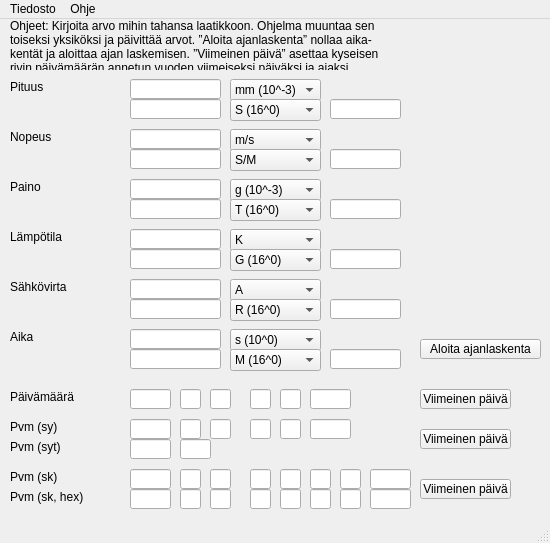
<?xml version="1.0" encoding="UTF-8"?>
<ui version="4.0">
 <class>MainWindow</class>
 <widget class="QMainWindow" name="MainWindow">
  <property name="geometry">
   <rect>
    <x>0</x>
    <y>0</y>
    <width>550</width>
    <height>543</height>
   </rect>
  </property>
  <property name="windowTitle">
   <string>MainWindow</string>
  </property>
  <widget class="QWidget" name="paanakyma">
   <widget class="QLabel" name="aika_teksti">
    <property name="geometry">
     <rect>
      <x>10</x>
      <y>310</y>
      <width>111</width>
      <height>16</height>
     </rect>
    </property>
    <property name="text">
     <string>Aika</string>
    </property>
   </widget>
   <widget class="QLabel" name="pituus_teksti">
    <property name="geometry">
     <rect>
      <x>10</x>
      <y>60</y>
      <width>111</width>
      <height>16</height>
     </rect>
    </property>
    <property name="text">
     <string>Pituus</string>
    </property>
   </widget>
   <widget class="QLabel" name="paino_teksti">
    <property name="geometry">
     <rect>
      <x>10</x>
      <y>160</y>
      <width>111</width>
      <height>16</height>
     </rect>
    </property>
    <property name="text">
     <string>Paino</string>
    </property>
   </widget>
   <widget class="QLabel" name="lampo_teksti">
    <property name="geometry">
     <rect>
      <x>10</x>
      <y>210</y>
      <width>111</width>
      <height>16</height>
     </rect>
    </property>
    <property name="text">
     <string>Lämpötila</string>
    </property>
   </widget>
   <widget class="QLabel" name="sahko_teksti">
    <property name="geometry">
     <rect>
      <x>10</x>
      <y>260</y>
      <width>111</width>
      <height>16</height>
     </rect>
    </property>
    <property name="text">
     <string>Sähkövirta</string>
    </property>
   </widget>
   <widget class="QPushButton" name="aika_nappi">
    <property name="geometry">
     <rect>
      <x>420</x>
      <y>320</y>
      <width>121</width>
      <height>20</height>
     </rect>
    </property>
    <property name="text">
     <string>Aloita ajanlaskenta</string>
    </property>
   </widget>
   <widget class="QComboBox" name="pituus_valinta_si">
    <property name="geometry">
     <rect>
      <x>230</x>
      <y>60</y>
      <width>91</width>
      <height>22</height>
     </rect>
    </property>
    <item>
     <property name="text">
      <string>mm (10^-3)</string>
     </property>
    </item>
    <item>
     <property name="text">
      <string>cm (10^-2)</string>
     </property>
    </item>
    <item>
     <property name="text">
      <string>m (10^0)</string>
     </property>
    </item>
    <item>
     <property name="text">
      <string>km (10³)</string>
     </property>
    </item>
   </widget>
   <widget class="QComboBox" name="aika_valinta_si">
    <property name="geometry">
     <rect>
      <x>230</x>
      <y>310</y>
      <width>91</width>
      <height>22</height>
     </rect>
    </property>
    <item>
     <property name="text">
      <string>s (10^0)</string>
     </property>
    </item>
    <item>
     <property name="text">
      <string>min (60)</string>
     </property>
    </item>
    <item>
     <property name="text">
      <string>h (360)</string>
     </property>
    </item>
    <item>
     <property name="text">
      <string>d</string>
     </property>
    </item>
    <item>
     <property name="text">
      <string>a</string>
     </property>
    </item>
   </widget>
   <widget class="QComboBox" name="paino_valinta_si">
    <property name="geometry">
     <rect>
      <x>230</x>
      <y>160</y>
      <width>91</width>
      <height>22</height>
     </rect>
    </property>
    <item>
     <property name="text">
      <string>g (10^-3)</string>
     </property>
    </item>
    <item>
     <property name="text">
      <string>kg (10^0)</string>
     </property>
    </item>
   </widget>
   <widget class="QComboBox" name="aika_valinta_sk">
    <property name="geometry">
     <rect>
      <x>230</x>
      <y>330</y>
      <width>91</width>
      <height>22</height>
     </rect>
    </property>
    <item>
     <property name="text">
      <string>M (16^0)</string>
     </property>
    </item>
    <item>
     <property name="text">
      <string>nM (16^1)</string>
     </property>
    </item>
    <item>
     <property name="text">
      <string>mM (16^2)</string>
     </property>
    </item>
    <item>
     <property name="text">
      <string>rM (16^3)</string>
     </property>
    </item>
    <item>
     <property name="text">
      <string>tM (16^4)</string>
     </property>
    </item>
    <item>
     <property name="text">
      <string>d</string>
     </property>
    </item>
    <item>
     <property name="text">
      <string>a</string>
     </property>
    </item>
   </widget>
   <widget class="QComboBox" name="lampo_valinta_si">
    <property name="geometry">
     <rect>
      <x>230</x>
      <y>210</y>
      <width>91</width>
      <height>22</height>
     </rect>
    </property>
    <item>
     <property name="text">
      <string>K</string>
     </property>
    </item>
    <item>
     <property name="text">
      <string>°C</string>
     </property>
    </item>
   </widget>
   <widget class="QComboBox" name="sahko_valinta_si">
    <property name="geometry">
     <rect>
      <x>230</x>
      <y>260</y>
      <width>91</width>
      <height>22</height>
     </rect>
    </property>
    <item>
     <property name="text">
      <string>A</string>
     </property>
    </item>
   </widget>
   <widget class="QLineEdit" name="aika_kentta_sk">
    <property name="geometry">
     <rect>
      <x>130</x>
      <y>330</y>
      <width>91</width>
      <height>20</height>
     </rect>
    </property>
   </widget>
   <widget class="QLineEdit" name="aika_kentta_si">
    <property name="geometry">
     <rect>
      <x>130</x>
      <y>310</y>
      <width>91</width>
      <height>20</height>
     </rect>
    </property>
   </widget>
   <widget class="QLineEdit" name="pituus_kentta_si">
    <property name="geometry">
     <rect>
      <x>130</x>
      <y>60</y>
      <width>91</width>
      <height>20</height>
     </rect>
    </property>
   </widget>
   <widget class="QLineEdit" name="pituus_kentta_sk">
    <property name="geometry">
     <rect>
      <x>130</x>
      <y>80</y>
      <width>91</width>
      <height>20</height>
     </rect>
    </property>
   </widget>
   <widget class="QLineEdit" name="paino_kentta_si">
    <property name="geometry">
     <rect>
      <x>130</x>
      <y>160</y>
      <width>91</width>
      <height>20</height>
     </rect>
    </property>
   </widget>
   <widget class="QLineEdit" name="paino_kentta_sk">
    <property name="geometry">
     <rect>
      <x>130</x>
      <y>180</y>
      <width>91</width>
      <height>20</height>
     </rect>
    </property>
   </widget>
   <widget class="QLineEdit" name="lampo_kentta_si">
    <property name="geometry">
     <rect>
      <x>130</x>
      <y>210</y>
      <width>91</width>
      <height>20</height>
     </rect>
    </property>
   </widget>
   <widget class="QLineEdit" name="lampo_kentta_sk">
    <property name="geometry">
     <rect>
      <x>130</x>
      <y>230</y>
      <width>91</width>
      <height>20</height>
     </rect>
    </property>
   </widget>
   <widget class="QLineEdit" name="sahko_kentta_si">
    <property name="geometry">
     <rect>
      <x>130</x>
      <y>260</y>
      <width>91</width>
      <height>20</height>
     </rect>
    </property>
   </widget>
   <widget class="QLineEdit" name="sahko_kentta_sk">
    <property name="geometry">
     <rect>
      <x>130</x>
      <y>280</y>
      <width>91</width>
      <height>20</height>
     </rect>
    </property>
   </widget>
   <widget class="QLineEdit" name="aika_kentta_hex">
    <property name="geometry">
     <rect>
      <x>330</x>
      <y>330</y>
      <width>71</width>
      <height>20</height>
     </rect>
    </property>
   </widget>
   <widget class="QLineEdit" name="pituus_kentta_hex">
    <property name="geometry">
     <rect>
      <x>330</x>
      <y>80</y>
      <width>71</width>
      <height>20</height>
     </rect>
    </property>
   </widget>
   <widget class="QLineEdit" name="paino_kentta_hex">
    <property name="geometry">
     <rect>
      <x>330</x>
      <y>180</y>
      <width>71</width>
      <height>20</height>
     </rect>
    </property>
   </widget>
   <widget class="QLineEdit" name="lampo_kentta_hex">
    <property name="geometry">
     <rect>
      <x>330</x>
      <y>230</y>
      <width>71</width>
      <height>20</height>
     </rect>
    </property>
   </widget>
   <widget class="QLineEdit" name="sahko_kentta_hex">
    <property name="geometry">
     <rect>
      <x>330</x>
      <y>280</y>
      <width>71</width>
      <height>20</height>
     </rect>
    </property>
   </widget>
   <widget class="QComboBox" name="sahko_valinta_sk">
    <property name="geometry">
     <rect>
      <x>230</x>
      <y>280</y>
      <width>91</width>
      <height>22</height>
     </rect>
    </property>
    <item>
     <property name="text">
      <string>R (16^0)</string>
     </property>
    </item>
    <item>
     <property name="text">
      <string>nR (16^1)</string>
     </property>
    </item>
    <item>
     <property name="text">
      <string>mR (16^2)</string>
     </property>
    </item>
    <item>
     <property name="text">
      <string>rR (16^3)</string>
     </property>
    </item>
    <item>
     <property name="text">
      <string>tR (16^4)</string>
     </property>
    </item>
   </widget>
   <widget class="QComboBox" name="lampo_valinta_sk">
    <property name="geometry">
     <rect>
      <x>230</x>
      <y>230</y>
      <width>91</width>
      <height>22</height>
     </rect>
    </property>
    <item>
     <property name="text">
      <string>G (16^0)</string>
     </property>
    </item>
    <item>
     <property name="text">
      <string>nG (16^1)</string>
     </property>
    </item>
    <item>
     <property name="text">
      <string>mG (16^2)</string>
     </property>
    </item>
    <item>
     <property name="text">
      <string>rG (16^3)</string>
     </property>
    </item>
    <item>
     <property name="text">
      <string>tG (16^4)</string>
     </property>
    </item>
   </widget>
   <widget class="QComboBox" name="paino_valinta_sk">
    <property name="geometry">
     <rect>
      <x>230</x>
      <y>180</y>
      <width>91</width>
      <height>22</height>
     </rect>
    </property>
    <item>
     <property name="text">
      <string>T (16^0)</string>
     </property>
    </item>
    <item>
     <property name="text">
      <string>nT (16^1)</string>
     </property>
    </item>
    <item>
     <property name="text">
      <string>mT (16^2)</string>
     </property>
    </item>
    <item>
     <property name="text">
      <string>rT  (16^3)</string>
     </property>
    </item>
    <item>
     <property name="text">
      <string>tT (16^4)</string>
     </property>
    </item>
   </widget>
   <widget class="QComboBox" name="pituus_valinta_sk">
    <property name="geometry">
     <rect>
      <x>230</x>
      <y>80</y>
      <width>91</width>
      <height>22</height>
     </rect>
    </property>
    <item>
     <property name="text">
      <string>S (16^0)</string>
     </property>
    </item>
    <item>
     <property name="text">
      <string>nS (16^1)</string>
     </property>
    </item>
    <item>
     <property name="text">
      <string>mS (16^2)</string>
     </property>
    </item>
    <item>
     <property name="text">
      <string>rS (16^3)</string>
     </property>
    </item>
    <item>
     <property name="text">
      <string>tS (16^4)</string>
     </property>
    </item>
   </widget>
   <widget class="QLabel" name="ohje_teksti">
    <property name="geometry">
     <rect>
      <x>10</x>
      <y>0</y>
      <width>371</width>
      <height>51</height>
     </rect>
    </property>
    <property name="text">
     <string>Ohjeet: Kirjoita arvo mihin tahansa laatikkoon. Ohjelma muuntaa sen toiseksi yksiköksi ja päivittää arvot. ”Aloita ajanlaskenta” nollaa aika-kentät ja aloittaa ajan laskemisen. ”Viimeinen päivä” asettaa kyseisen rivin päivämäärän annetun vuoden viimeiseksi päiväksi ja ajaksi.</string>
    </property>
    <property name="alignment">
     <set>Qt::AlignLeading|Qt::AlignLeft|Qt::AlignTop</set>
    </property>
    <property name="wordWrap">
     <bool>true</bool>
    </property>
   </widget>
   <widget class="QLabel" name="pvm__teksti">
    <property name="geometry">
     <rect>
      <x>10</x>
      <y>370</y>
      <width>111</width>
      <height>16</height>
     </rect>
    </property>
    <property name="text">
     <string>Päivämäärä</string>
    </property>
   </widget>
   <widget class="QLabel" name="pvm_sy_teksti">
    <property name="geometry">
     <rect>
      <x>10</x>
      <y>400</y>
      <width>111</width>
      <height>16</height>
     </rect>
    </property>
    <property name="text">
     <string>Pvm (sy)</string>
    </property>
   </widget>
   <widget class="QLabel" name="pvm_sk_teksti">
    <property name="geometry">
     <rect>
      <x>10</x>
      <y>450</y>
      <width>111</width>
      <height>16</height>
     </rect>
    </property>
    <property name="text">
     <string>Pvm (sk)</string>
    </property>
   </widget>
   <widget class="QLineEdit" name="pvm__kentta_kk">
    <property name="geometry">
     <rect>
      <x>180</x>
      <y>370</y>
      <width>21</width>
      <height>20</height>
     </rect>
    </property>
   </widget>
   <widget class="QLineEdit" name="pvm__kentta_pp">
    <property name="geometry">
     <rect>
      <x>210</x>
      <y>370</y>
      <width>21</width>
      <height>20</height>
     </rect>
    </property>
   </widget>
   <widget class="QLineEdit" name="pvm__kentta_vvvv">
    <property name="geometry">
     <rect>
      <x>130</x>
      <y>370</y>
      <width>41</width>
      <height>20</height>
     </rect>
    </property>
    <property name="text">
     <string/>
    </property>
   </widget>
   <widget class="QLineEdit" name="pvm_syt_kentta_vvvv">
    <property name="geometry">
     <rect>
      <x>130</x>
      <y>420</y>
      <width>41</width>
      <height>20</height>
     </rect>
    </property>
   </widget>
   <widget class="QLineEdit" name="pvm_syt_kentta_ppp">
    <property name="geometry">
     <rect>
      <x>180</x>
      <y>420</y>
      <width>31</width>
      <height>20</height>
     </rect>
    </property>
   </widget>
   <widget class="QLineEdit" name="pvm_sy_kentta_v">
    <property name="geometry">
     <rect>
      <x>130</x>
      <y>400</y>
      <width>41</width>
      <height>20</height>
     </rect>
    </property>
   </widget>
   <widget class="QLineEdit" name="pvm_sy_kentta_ss">
    <property name="geometry">
     <rect>
      <x>310</x>
      <y>400</y>
      <width>41</width>
      <height>20</height>
     </rect>
    </property>
   </widget>
   <widget class="QLineEdit" name="pvm_sk_kentta_rm">
    <property name="geometry">
     <rect>
      <x>280</x>
      <y>450</y>
      <width>21</width>
      <height>20</height>
     </rect>
    </property>
   </widget>
   <widget class="QLineEdit" name="pvm_sy_kentta_kk">
    <property name="geometry">
     <rect>
      <x>180</x>
      <y>400</y>
      <width>21</width>
      <height>20</height>
     </rect>
    </property>
   </widget>
   <widget class="QLineEdit" name="pvm_sy_kentta_mm">
    <property name="geometry">
     <rect>
      <x>280</x>
      <y>400</y>
      <width>21</width>
      <height>20</height>
     </rect>
    </property>
   </widget>
   <widget class="QLineEdit" name="pvm_sy_kentta_pp">
    <property name="geometry">
     <rect>
      <x>210</x>
      <y>400</y>
      <width>21</width>
      <height>20</height>
     </rect>
    </property>
   </widget>
   <widget class="QLineEdit" name="pvm__kentta_ss">
    <property name="geometry">
     <rect>
      <x>310</x>
      <y>370</y>
      <width>41</width>
      <height>20</height>
     </rect>
    </property>
   </widget>
   <widget class="QLineEdit" name="pvm__kentta_mm">
    <property name="geometry">
     <rect>
      <x>280</x>
      <y>370</y>
      <width>21</width>
      <height>20</height>
     </rect>
    </property>
   </widget>
   <widget class="QLineEdit" name="pvm_sy_kentta_hh">
    <property name="geometry">
     <rect>
      <x>250</x>
      <y>400</y>
      <width>21</width>
      <height>20</height>
     </rect>
    </property>
   </widget>
   <widget class="QLineEdit" name="pvm__kentta_hh">
    <property name="geometry">
     <rect>
      <x>250</x>
      <y>370</y>
      <width>21</width>
      <height>20</height>
     </rect>
    </property>
   </widget>
   <widget class="QLineEdit" name="pvm_sk_kentta_nm">
    <property name="geometry">
     <rect>
      <x>340</x>
      <y>450</y>
      <width>21</width>
      <height>20</height>
     </rect>
    </property>
   </widget>
   <widget class="QLineEdit" name="pvm_sk_kentta_mm">
    <property name="geometry">
     <rect>
      <x>310</x>
      <y>450</y>
      <width>21</width>
      <height>20</height>
     </rect>
    </property>
   </widget>
   <widget class="QLineEdit" name="pvm_sk_kentta_kk">
    <property name="geometry">
     <rect>
      <x>180</x>
      <y>450</y>
      <width>21</width>
      <height>20</height>
     </rect>
    </property>
   </widget>
   <widget class="QLineEdit" name="pvm_sk_kentta_v">
    <property name="geometry">
     <rect>
      <x>130</x>
      <y>450</y>
      <width>41</width>
      <height>20</height>
     </rect>
    </property>
   </widget>
   <widget class="QLineEdit" name="pvm_sk_kentta_tm">
    <property name="geometry">
     <rect>
      <x>250</x>
      <y>450</y>
      <width>21</width>
      <height>20</height>
     </rect>
    </property>
   </widget>
   <widget class="QLineEdit" name="pvm_sk_kentta_pp">
    <property name="geometry">
     <rect>
      <x>210</x>
      <y>450</y>
      <width>21</width>
      <height>20</height>
     </rect>
    </property>
   </widget>
   <widget class="QLabel" name="pvm_syt_teksti">
    <property name="geometry">
     <rect>
      <x>10</x>
      <y>420</y>
      <width>111</width>
      <height>16</height>
     </rect>
    </property>
    <property name="text">
     <string>Pvm (syt)</string>
    </property>
   </widget>
   <widget class="QLineEdit" name="nopeus_kentta_si">
    <property name="geometry">
     <rect>
      <x>130</x>
      <y>110</y>
      <width>91</width>
      <height>20</height>
     </rect>
    </property>
   </widget>
   <widget class="QLineEdit" name="nopeus_kentta_sk">
    <property name="geometry">
     <rect>
      <x>130</x>
      <y>130</y>
      <width>91</width>
      <height>20</height>
     </rect>
    </property>
   </widget>
   <widget class="QComboBox" name="nopeus_valinta_si">
    <property name="geometry">
     <rect>
      <x>230</x>
      <y>110</y>
      <width>91</width>
      <height>22</height>
     </rect>
    </property>
    <item>
     <property name="text">
      <string>m/s</string>
     </property>
    </item>
    <item>
     <property name="text">
      <string>km/h</string>
     </property>
    </item>
   </widget>
   <widget class="QComboBox" name="nopeus_valinta_sk">
    <property name="geometry">
     <rect>
      <x>230</x>
      <y>130</y>
      <width>91</width>
      <height>22</height>
     </rect>
    </property>
    <item>
     <property name="text">
      <string>S/M</string>
     </property>
    </item>
   </widget>
   <widget class="QLineEdit" name="nopeus_kentta_hex">
    <property name="geometry">
     <rect>
      <x>330</x>
      <y>130</y>
      <width>71</width>
      <height>20</height>
     </rect>
    </property>
   </widget>
   <widget class="QLabel" name="nopeus_teksti">
    <property name="geometry">
     <rect>
      <x>10</x>
      <y>110</y>
      <width>111</width>
      <height>16</height>
     </rect>
    </property>
    <property name="text">
     <string>Nopeus</string>
    </property>
   </widget>
   <widget class="QLineEdit" name="pvm_sk_kentta_m">
    <property name="geometry">
     <rect>
      <x>370</x>
      <y>450</y>
      <width>41</width>
      <height>20</height>
     </rect>
    </property>
   </widget>
   <widget class="QPushButton" name="pvm__nappi_viimeinen">
    <property name="geometry">
     <rect>
      <x>420</x>
      <y>370</y>
      <width>91</width>
      <height>20</height>
     </rect>
    </property>
    <property name="text">
     <string>Viimeinen päivä</string>
    </property>
   </widget>
   <widget class="QPushButton" name="pvm_sy_nappi_viimeinen">
    <property name="geometry">
     <rect>
      <x>420</x>
      <y>410</y>
      <width>91</width>
      <height>20</height>
     </rect>
    </property>
    <property name="text">
     <string>Viimeinen päivä</string>
    </property>
   </widget>
   <widget class="QPushButton" name="pvm_sk_nappi_viimeinen">
    <property name="geometry">
     <rect>
      <x>420</x>
      <y>460</y>
      <width>91</width>
      <height>20</height>
     </rect>
    </property>
    <property name="text">
     <string>Viimeinen päivä</string>
    </property>
   </widget>
   <widget class="QLineEdit" name="pvm_skhex_kentta_kk">
    <property name="geometry">
     <rect>
      <x>180</x>
      <y>470</y>
      <width>21</width>
      <height>20</height>
     </rect>
    </property>
   </widget>
   <widget class="QLineEdit" name="pvm_skhex_kentta_rm">
    <property name="geometry">
     <rect>
      <x>280</x>
      <y>470</y>
      <width>21</width>
      <height>20</height>
     </rect>
    </property>
   </widget>
   <widget class="QLineEdit" name="pvm_skhex_kentta_pp">
    <property name="geometry">
     <rect>
      <x>210</x>
      <y>470</y>
      <width>21</width>
      <height>20</height>
     </rect>
    </property>
   </widget>
   <widget class="QLineEdit" name="pvm_skhex_kentta_mm">
    <property name="geometry">
     <rect>
      <x>310</x>
      <y>470</y>
      <width>21</width>
      <height>20</height>
     </rect>
    </property>
   </widget>
   <widget class="QLineEdit" name="pvm_skhex_kentta_tm">
    <property name="geometry">
     <rect>
      <x>250</x>
      <y>470</y>
      <width>21</width>
      <height>20</height>
     </rect>
    </property>
   </widget>
   <widget class="QLineEdit" name="pvm_skhex_kentta_nm">
    <property name="geometry">
     <rect>
      <x>340</x>
      <y>470</y>
      <width>21</width>
      <height>20</height>
     </rect>
    </property>
   </widget>
   <widget class="QLineEdit" name="pvm_skhex_kentta_v">
    <property name="geometry">
     <rect>
      <x>130</x>
      <y>470</y>
      <width>41</width>
      <height>20</height>
     </rect>
    </property>
   </widget>
   <widget class="QLineEdit" name="pvm_skhex_kentta_m">
    <property name="geometry">
     <rect>
      <x>370</x>
      <y>470</y>
      <width>41</width>
      <height>20</height>
     </rect>
    </property>
   </widget>
   <widget class="QLabel" name="pvm_skhex_teksti">
    <property name="geometry">
     <rect>
      <x>10</x>
      <y>470</y>
      <width>111</width>
      <height>16</height>
     </rect>
    </property>
    <property name="text">
     <string>Pvm (sk, hex)</string>
    </property>
   </widget>
  </widget>
  <widget class="QMenuBar" name="valikko">
   <property name="geometry">
    <rect>
     <x>0</x>
     <y>0</y>
     <width>550</width>
     <height>20</height>
    </rect>
   </property>
   <widget class="QMenu" name="valikko_tiedosto">
    <property name="title">
     <string>Tiedosto</string>
    </property>
    <addaction name="toiminto_nollaa"/>
    <addaction name="toiminto_lopeta"/>
   </widget>
   <widget class="QMenu" name="valikko_ohje">
    <property name="title">
     <string>Ohje</string>
    </property>
    <addaction name="toiminto_ohjeet"/>
    <addaction name="toiminto_tietoja"/>
   </widget>
   <addaction name="valikko_tiedosto"/>
   <addaction name="valikko_ohje"/>
  </widget>
  <widget class="QStatusBar" name="tilapalkki"/>
  <action name="toiminto_nollaa">
   <property name="text">
    <string>Nollaa arvot</string>
   </property>
  </action>
  <action name="toiminto_lopeta">
   <property name="text">
    <string>Lopeta ohjelma</string>
   </property>
  </action>
  <action name="toiminto_ohjeet">
   <property name="text">
    <string>Ohjeet…</string>
   </property>
  </action>
  <action name="toiminto_tietoja">
   <property name="text">
    <string>Tietoja ohjelmasta…</string>
   </property>
  </action>
 </widget>
 <layoutdefault spacing="6" margin="11"/>
 <tabstops>
  <tabstop>pituus_kentta_si</tabstop>
  <tabstop>pituus_valinta_si</tabstop>
  <tabstop>pituus_kentta_sk</tabstop>
  <tabstop>pituus_valinta_sk</tabstop>
  <tabstop>pituus_kentta_hex</tabstop>
  <tabstop>nopeus_kentta_si</tabstop>
  <tabstop>nopeus_valinta_si</tabstop>
  <tabstop>nopeus_kentta_sk</tabstop>
  <tabstop>nopeus_valinta_sk</tabstop>
  <tabstop>nopeus_kentta_hex</tabstop>
  <tabstop>paino_kentta_si</tabstop>
  <tabstop>paino_valinta_si</tabstop>
  <tabstop>paino_kentta_sk</tabstop>
  <tabstop>paino_valinta_sk</tabstop>
  <tabstop>paino_kentta_hex</tabstop>
  <tabstop>lampo_kentta_si</tabstop>
  <tabstop>lampo_valinta_si</tabstop>
  <tabstop>lampo_kentta_sk</tabstop>
  <tabstop>lampo_valinta_sk</tabstop>
  <tabstop>lampo_kentta_hex</tabstop>
  <tabstop>sahko_kentta_si</tabstop>
  <tabstop>sahko_valinta_si</tabstop>
  <tabstop>sahko_kentta_sk</tabstop>
  <tabstop>sahko_valinta_sk</tabstop>
  <tabstop>sahko_kentta_hex</tabstop>
  <tabstop>aika_kentta_si</tabstop>
  <tabstop>aika_valinta_si</tabstop>
  <tabstop>aika_kentta_sk</tabstop>
  <tabstop>aika_valinta_sk</tabstop>
  <tabstop>aika_kentta_hex</tabstop>
  <tabstop>aika_nappi</tabstop>
  <tabstop>pvm__kentta_vvvv</tabstop>
  <tabstop>pvm__kentta_kk</tabstop>
  <tabstop>pvm__kentta_pp</tabstop>
  <tabstop>pvm__kentta_hh</tabstop>
  <tabstop>pvm__kentta_mm</tabstop>
  <tabstop>pvm__kentta_ss</tabstop>
  <tabstop>pvm__nappi_viimeinen</tabstop>
  <tabstop>pvm_sy_kentta_v</tabstop>
  <tabstop>pvm_sy_kentta_kk</tabstop>
  <tabstop>pvm_sy_kentta_pp</tabstop>
  <tabstop>pvm_sy_kentta_hh</tabstop>
  <tabstop>pvm_sy_kentta_mm</tabstop>
  <tabstop>pvm_sy_kentta_ss</tabstop>
  <tabstop>pvm_sy_nappi_viimeinen</tabstop>
  <tabstop>pvm_syt_kentta_vvvv</tabstop>
  <tabstop>pvm_syt_kentta_ppp</tabstop>
  <tabstop>pvm_sk_kentta_v</tabstop>
  <tabstop>pvm_sk_kentta_kk</tabstop>
  <tabstop>pvm_sk_kentta_pp</tabstop>
  <tabstop>pvm_sk_kentta_tm</tabstop>
  <tabstop>pvm_sk_kentta_rm</tabstop>
  <tabstop>pvm_sk_kentta_mm</tabstop>
  <tabstop>pvm_sk_kentta_nm</tabstop>
  <tabstop>pvm_sk_kentta_m</tabstop>
  <tabstop>pvm_sk_nappi_viimeinen</tabstop>
  <tabstop>pvm_skhex_kentta_v</tabstop>
  <tabstop>pvm_skhex_kentta_kk</tabstop>
  <tabstop>pvm_skhex_kentta_pp</tabstop>
  <tabstop>pvm_skhex_kentta_tm</tabstop>
  <tabstop>pvm_skhex_kentta_rm</tabstop>
  <tabstop>pvm_skhex_kentta_mm</tabstop>
  <tabstop>pvm_skhex_kentta_nm</tabstop>
  <tabstop>pvm_skhex_kentta_m</tabstop>
 </tabstops>
 <resources/>
 <connections/>
</ui>
